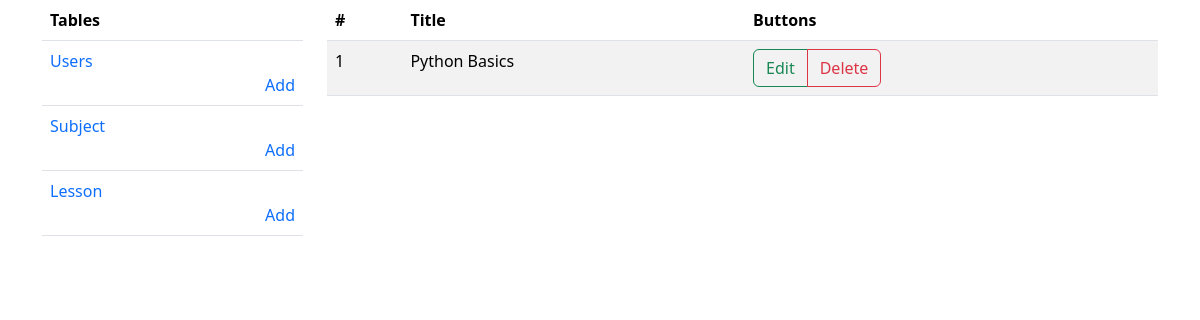
Page /lessonInfo/ on the earlier database version.
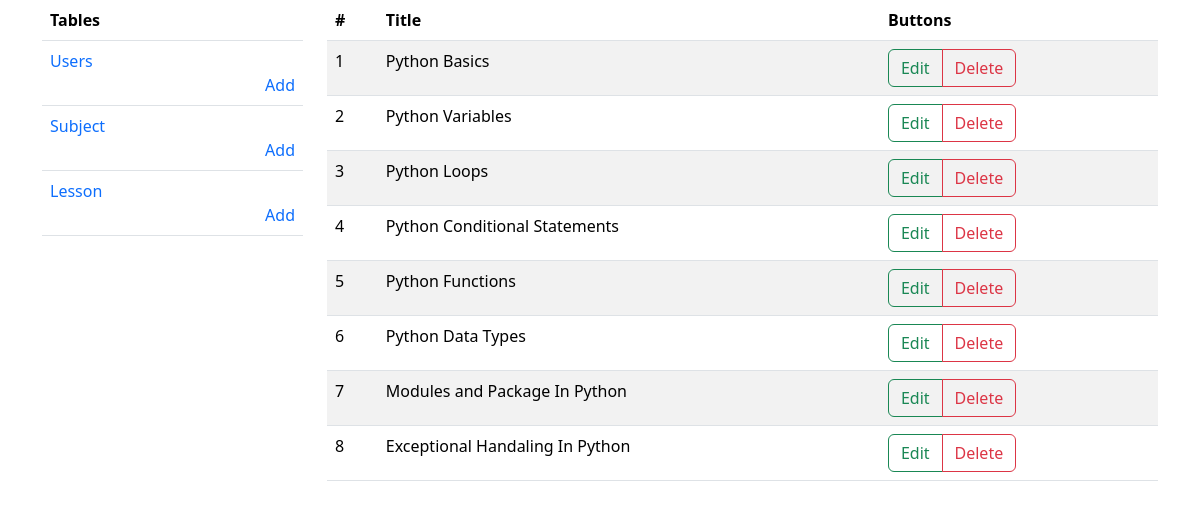
Same page on the later database version.
### courses/models.py (models this page shows, shortened)
class BaseModel(models.Model):
  id = models.UUIDField(default=uuid.uuid4, editable=False, primary_key=True)
  created_at = models.DateTimeField(auto_now_add=True)
  updated_at = models.DateTimeField(auto_now=True)
  class Meta:
    abstract = True

class Lesson(BaseModel):
  title = models.CharField(max_length=250)
  content = models.TextField()
  subject = models.ForeignKey(Subject, related_name="lesson", on_delete=models.CASCADE)

### courses/views.py (the view)
# urls.py: path('lessonInfo/', lessonInfo, name="LessonInfo"),
def lessonInfo(request):
  lessons = Lesson.objects.all()
  context = {'lessons':lessons}
  return render(request, "admin/lessonPanel.html", context)

### courses/templates/admin/lessonPanel.html
{% extends "baseAdmin.html" %}
{% block content %}
<table class="table table-striped">
  <thead>
    <tr>
      <th scope="col">#</th>
      <th scope="col">Title</th>
      <th scope="col">Buttons</th>
    </tr>
  </thead>
  <tbody>
    {% for lesson in lessons %}
    <tr>
      <td>{{forloop.counter}}</td>
      <td>{{lesson.title}}</td>
      <td>
        <div class="btn-group" role="group" aria-label="Basic mixed styles example">
          <a href="/editLesson/{{lesson.id}}" class="btn btn-outline-success">Edit</a>
          <a href="/deleteLesson/{{lesson.id}}" class="btn btn-outline-danger">Delete</a>
        </div>
      </td>
    </tr>
    {% endfor %}
  </tbody>
</table>
{% endblock %}

### courses/templates/baseAdmin.html (shortened to what this page needs)
<!DOCTYPE html>
<html lang="en">
<head>
  <link href="https://cdn.jsdelivr.net/npm/bootstrap@5.3.3/dist/css/bootstrap.min.css" rel="stylesheet"
>
  <link rel="stylesheet" href="https://cdn.jsdelivr.net/npm/bootstrap-icons@1.3.0/font/bootstrap-icons.css">
</head>
<body>
  <div class="container">
    <div class="row">
      <div class="col-3">
        <table class="table">
          <thead>
            <tr>
              <th scope="col">Tables</th>
            </tr>
          </thead>
          <tbody>
            <tr>
              <td><a href="/userInfo" class="text-decoration-none">Users</a><a href="/addUser" class="d-flex justify-content-end text-decoration-none">Add</a></td>
            </tr>
            <tr>
              <td><a href="/subjectInfo" class="text-decoration-none">Subject</a><a href="/addSub" class="d-flex justify-content-end text-decoration-none">Add</a></td>
            </tr>
            <tr>
              <td><a href="/lessonInfo" class="text-decoration-none">Lesson</a><a href="/addLesson" class="d-flex justify-content-end text-decoration-none">Add</a></td>
            </tr>
          </tbody>
        </table>
      </div>
      <div class="col-9">
          {% block content %}
          {% endblock %}
      </div>
    </div>
  </div>
</body>
</html>

Differences in the rows shown:
added Lesson: title "Python Variables"
added Lesson: title "Python Loops"
added Lesson: title "Python Conditional Statements"
added Lesson: title "Python Functions"
added Lesson: title "Python Data Types"
added Lesson: title "Modules and Package In Python"
added Lesson: title "Exceptional Handaling In Python"
